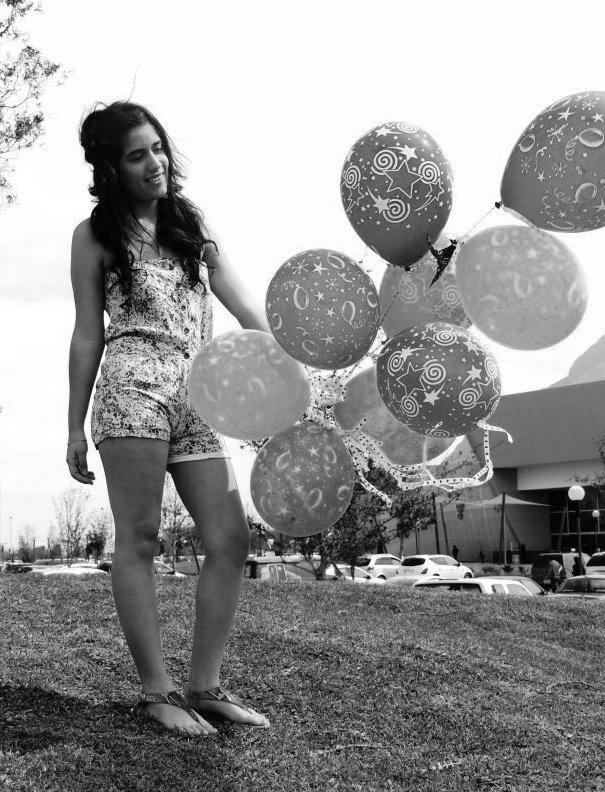
#> input picture Imagen1_1.jpg, 605 x 792 px, found by its file name
$ python ruido.py Imagen1_1.jpg   (Python 2 division)
#> lines starting #> are read from the running program, lines starting #| are printed output that depends on the picture
#!/usr/bin/python
# -*- coding: latin-1 -*-
import os, sys
from PIL import Image
from sys import argv
from math import floor
import numpy
import Image
import time
import random

umbral = 80
n_img = argv[1]

img = Image.open('/home/carmensrz/'+ n_img)
#> img is the input picture: PIL image 605x792 RGB; min 0, max 255, mean 150.2
#tamaño de la imagen
width, height = img.size
#> width = 605; height = 792

#funcion para realizar el efecto de escala de grises
def grayscale(img):
    imagen = img.convert("RGB")
    new_image = Image.new("RGB",(width,height))
    for i in range(width):
        for j in range(height):
            r,g,b = imagen.getpixel((i,j))
            average = int(floor((r+g+b)/3))
            #print r,g,b, average
            new_image.putpixel((i,j),(average,average,average))
    return new_image

#funcion para filtro de convolucion, deteccion de bordes
def convolucion(new_image, h):
    pix = new_image.load()
    F = Image.new("RGB",(width,height))
    k = len(h[0])
    for x in range(width):
        for y in range(height):
            suma = 0
            for i in range(k):
                #centrar la mascara
                z1 = (i - (k/2))
                for j in range(k):
                    #centrar la mascara en la imagen
                    z2 = (j - (k/2))
                    #sin centrar z1=i z2=j
                    try:
                        suma += pix[x+z1,y+z2][0] * h[i][j]
                    except:
                        pass
            suma = int(floor(suma))
            F.putpixel((x,y),(suma,suma,suma))
    return F

def ruido(image):
    prob = 0.015
    sal_pim_img = Image.new("RGB",(width,height))
    for i in range(width):
        for j in range(height):
            r,g,b = image.getpixel((i,j))
            if random.random() < prob:
                sal_p = random.randint(0,1)
                if sal_p == 0:
                    sal_p = 0
                else:
                    sal_p = 255
                sal_pim_img.putpixel((i,j),(sal_p, sal_p, sal_p))
            else:
                sal_pim_img.putpixel((i,j),(r, g, b))

    return sal_pim_img

#def eliminar_ruido():
def eliminar_ruido(imagen):
    sinruido_img = Image.new("RGB",(width,height))
    vecinos = []
 #   num = 0
    for i in range(width):
        for j in range(height):
            color = imagen.getpixel((i,j))[0]
            #print color
            if (color == 255 or color == 0):

                if(i==0):
                    vecino = imagen.getpixel((i+1,j))[0]
                    sinruido_img.putpixel((i,j),(vecino,vecino,vecino))
#                print vecino
                elif(j==0):
                    vecino = imagen.getpixel((i,j+1))[0]
                    sinruido_img.putpixel((i,j),(vecino,vecino,vecino))
#                print vecino
                elif(j==height):
                    vecino = imagen.getpixel((i-1,j))[0]
                    sinruido_img.putpixel((i,j),(vecino,vecino,vecino))
#                print vecino
                elif(i==width):
                    vecino = imagen.getpixel((i,j-1))[0]
                    sinruido_img.putpixel((i,j),(vecino,vecino,vecino))
#                print vecino
                else:
                    try:
                        vecinos=[]
                #pixeles = list(img.getdata())
                        vecinos.append(imagen.getpixel((i,j-1))[0])
                        vecinos.append(imagen.getpixel((i,j+1))[0])
                        vecinos.append(imagen.getpixel((i-1,j))[0])
                        vecinos.append(imagen.getpixel((i+1,j))[0])
                        sort_vecinos = sorted(vecinos)
                    #print num, sort_vecinos
                    #print vecinos
                        num1,num2 = sort_vecinos[2:4]
                        print sort_vecinos[2:4]
                        mediana = int((num1+num2)/2)
                        sinruido_img.putpixel((i,j),(mediana,mediana,mediana))
                    except:
                        pass
            else:
                sinruido_img.putpixel((i,j),(color,color,color))
    return sinruido_img

def diferencia(grises, media):
    dif_img = Image.new("RGB",(width,height))
    for i in range(width):
        for j in range(height):
            diff = grises.getpixel((i,j))[0] - media.getpixel((i,j))[0]
            dif_img.putpixel((i,j),(diff,diff,diff))
#    nueva_img = b_w(dif_img)
            #print diff
    new_img = prom(dif_img)
    nueva_imagen = normalizar(new_img)
    dif_new = b_w(nueva_imagen)
    return dif_img,dif_new


def prom(imagen):
    prom_img = Image.new("RGB",(width,height))
    pix = []
    vecinos = []
    for i in range(width):
        for j in range(height):
            pixeles = imagen.getpixel((i,j))[0]
            if j>0 and j<(height-1) and i>0 and i<(width-1):
                vecinos.append(imagen.getpixel((i,j-1))[0])
                vecinos.append(imagen.getpixel((i,j+1))[0])
                vecinos.append(imagen.getpixel((i-1,j))[0])
                vecinos.append(imagen.getpixel((i+1,j))[0])
            else:
                try:
                    vecinos.append(imagen.getpixel((i+1,j))[0])
                except:
                    pass
                try:
                    vecinos.append(imagen.getpixel((i,j+1))[0])
                except:
                    pass
                try:
                    vecinos.append(imagen.getpixel((i-1,j))[0])
                except:
                    pass
                try:
                    vecinos.append(imagen.getpixel((i,j-1))[0])
                except:
                    pass


            vecinos.append(pixeles)
            promedio = (sum(vecinos)/len(vecinos))
            vecinos = []
            prom_img.putpixel((i,j),(promedio,promedio,promedio))
    return prom_img

def b_w(imagen):
    new_image = Image.new("RGB",(width,height))
    for i in range(width):
        for j in range(height):
            r,g,b = imagen.getpixel((i,j))
            mayor = max(r,g,b)
            if(mayor<umbral):
                color = 0
            else:
                color = 255
            new_image.putpixel((i,j),(color,color,color))

    #img.save('byn_'+imagen)
    return new_image

def normalizar(imagen):
    pix = imagen.load()
    imagen_norm = Image.new("RGB",(width,height))
    pix = []
    for i in range(width):
        for j in range(height):
            pix.append(imagen.getpixel((i,j))[0])
    mayor_px = max(pix)
    menor_px = min(pix)

    print mayor_px, menor_px

#    print

    prop = 256.0/(mayor_px-menor_px)

    for i in range(width):
        for j in range(height):
            r,g,b = imagen.getpixel((i,j))
            new_px = int(floor((g-menor_px)*prop))
            imagen_norm.putpixel((i,j),(new_px,new_px,new_px))

    #img.save("norm_" + imagen)
    return imagen_norm

def main():

    start = time.time()
    grises = grayscale(img)
#> in grayscale, `new_image = Image.new("RGB",(width,height))`: new_image: PIL image 605x792 RGB; every value is 0
    grises.save("Imagen1.jpg")

    ruido_img = ruido(grises)
#> after the loop in ruido, `for i in range(width):`:
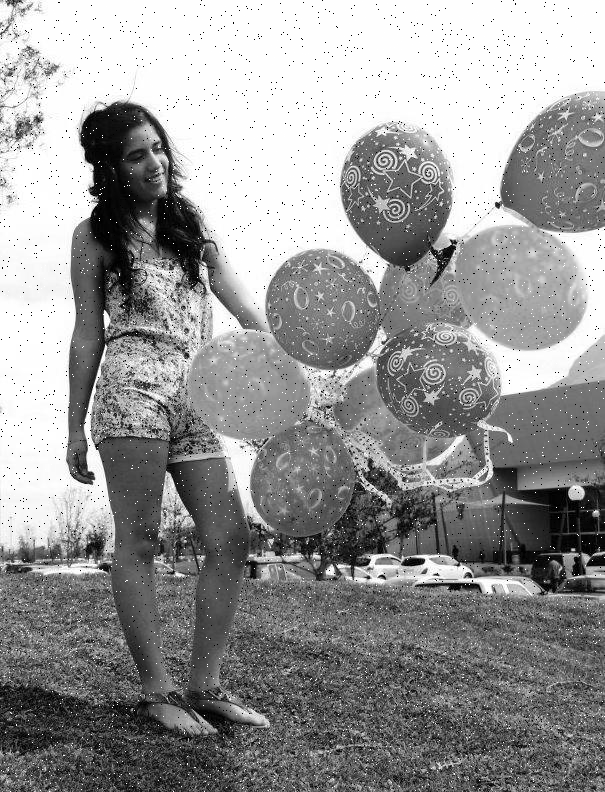
#> sal_pim_img: PIL image 605x792 RGB; min 0, max 255, mean 149.8
    ruido_img.save("SalPimienta.jpg")

    limpia_img = eliminar_ruido(ruido_img)
    limpia_img.save("SinSalPimienta.jpg")

    blur_img = prom(grises)
    blur_img.save("Promedio.jpg")

    norm_img = normalizar(grises)
#> after the loop in normalizar, `for i in range(width):`: pix = 479160 items
#> in normalizar, `mayor_px = max(pix)`: mayor_px = 255
#> in normalizar, `menor_px = min(pix)`: menor_px = 0
#> in normalizar, `prop = 256.0/(mayor_px-menor_px)`: prop = 1
    norm_img.save("Normalizada.jpg")

    dif_img, bordes_img  = diferencia(grises,blur_img)
#> after the loop in diferencia, `for i in range(width):`:
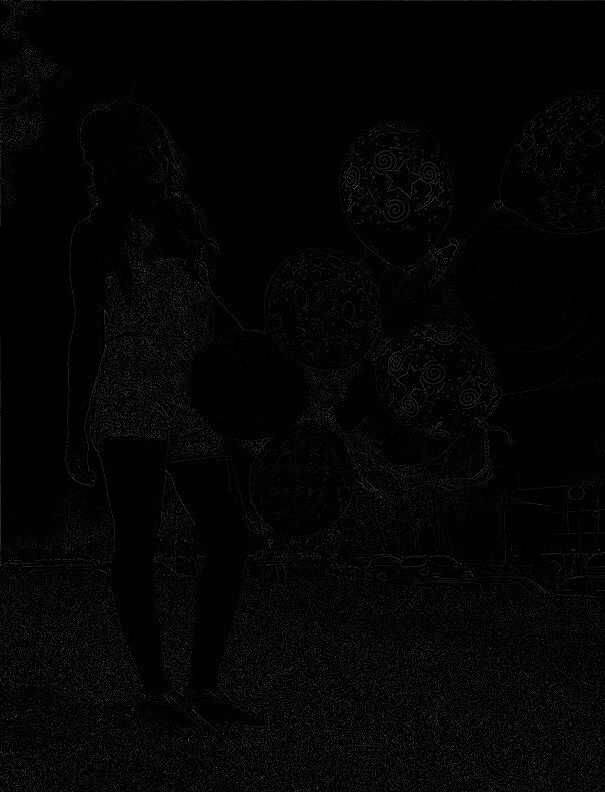
#> dif_img: PIL image 605x792 RGB; min 0, max 136, mean 4.4
#> in normalizar (call 2), `mayor_px = max(pix)`: mayor_px = 53
#> in normalizar (call 2), `prop = 256.0/(mayor_px-menor_px)`: prop = 4.83
#> after the loop in normalizar (call 2), `for i in range(width):`:
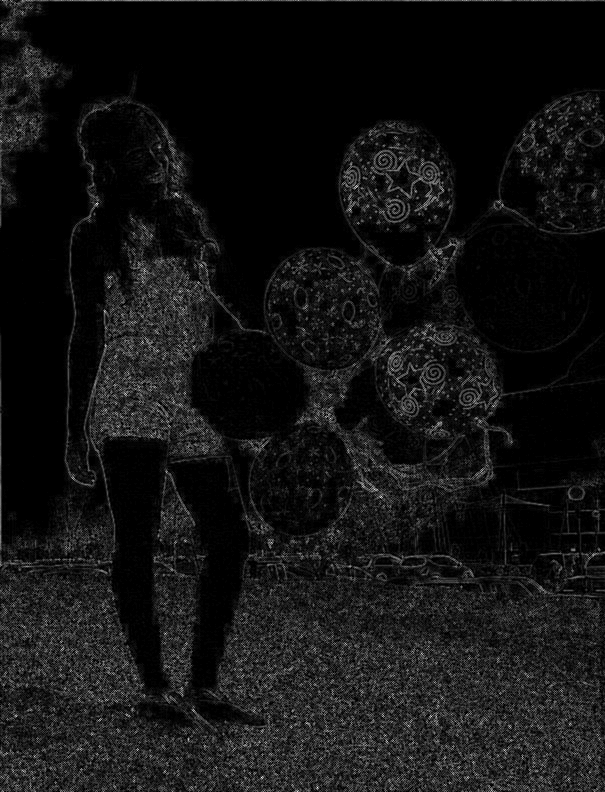
#> imagen_norm: PIL image 605x792 RGB; min 0, max 255, mean 19.4
#> after the loop in b_w, `for i in range(width):`:
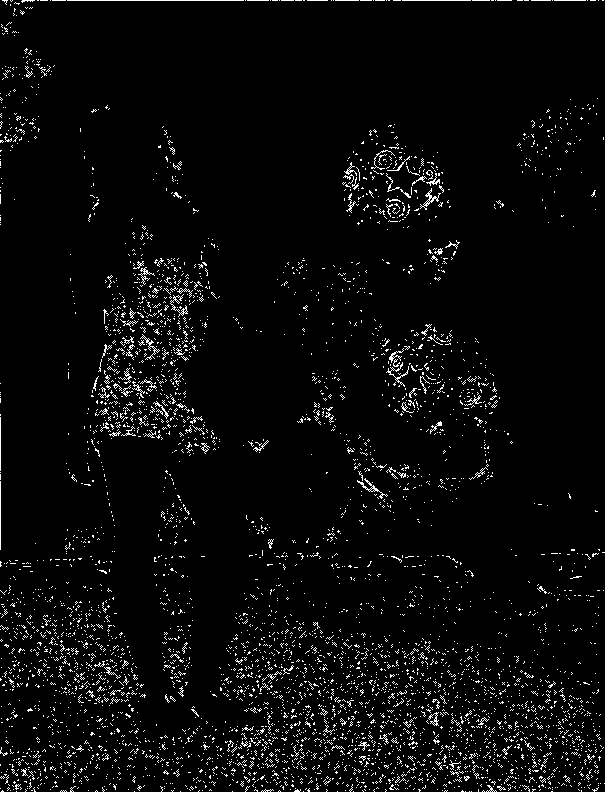
#> new_image: PIL image 605x792 RGB; 3.8% white in thin lines or dots
    dif_img.save("Diferencia.jpg")
    bordes_img.save("Bordes.jpg")

if __name__ == '__main__':
    main()

$ run again, on Imagen2_1.jpg
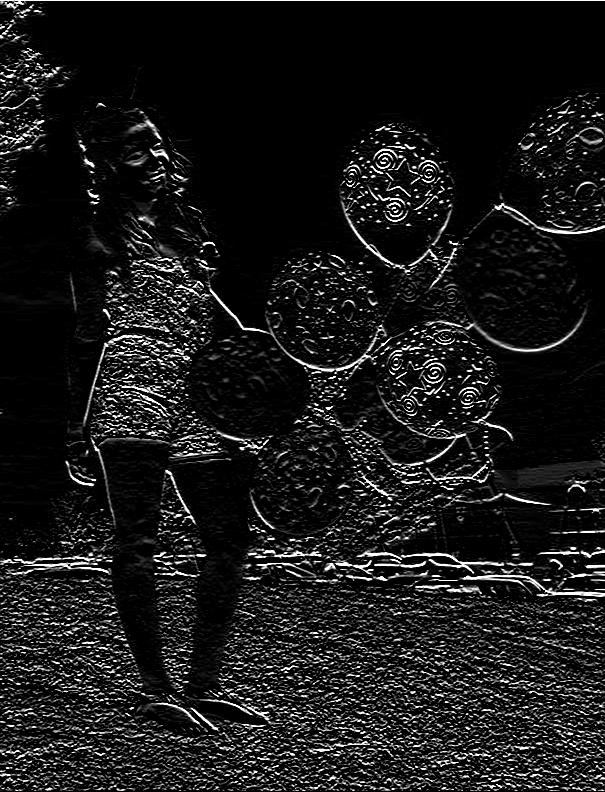
#> input picture Imagen2_1.jpg, 605 x 792 px, found by its file name
#> img is the input picture: PIL image 605x792 RGB; min 0, max 255, mean 25.9
#> after the loop in normalizar, `for i in range(width):`: pix = 479160 items
#> mayor_px = 255
#> menor_px = 0
#> prop = 1
#> after the loop in diferencia, `for i in range(width):`:
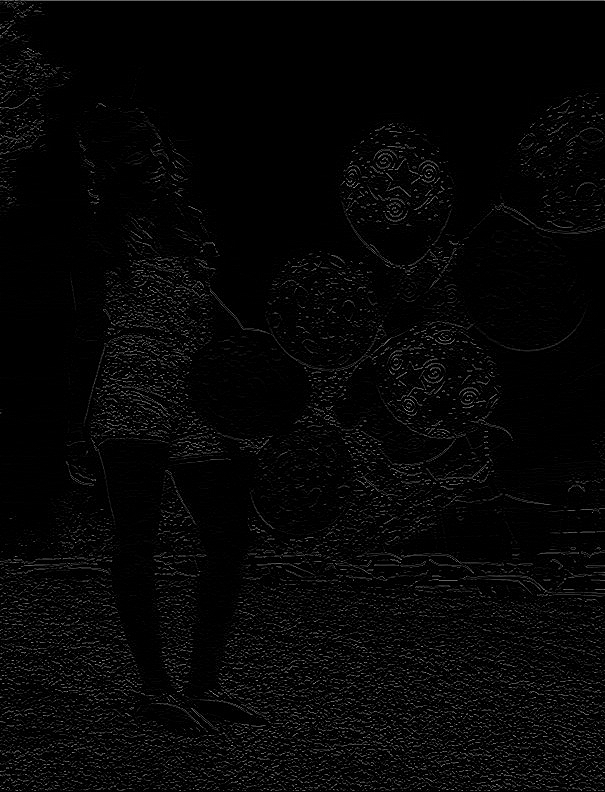
#> dif_img: PIL image 605x792 RGB; min 0, max 180, mean 6.1
#> after the loop in b_w, `for i in range(width):`:
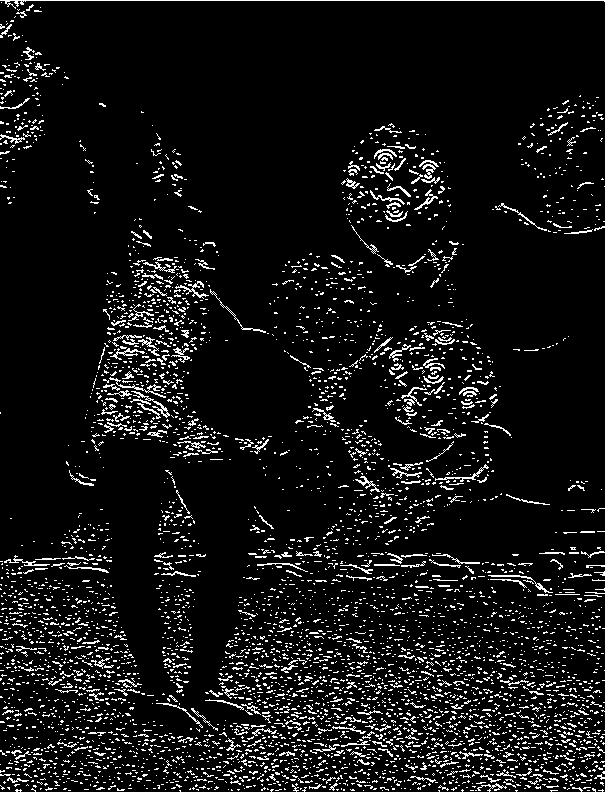
#> new_image: PIL image 605x792 RGB; 7.6% white in thin lines or dots
